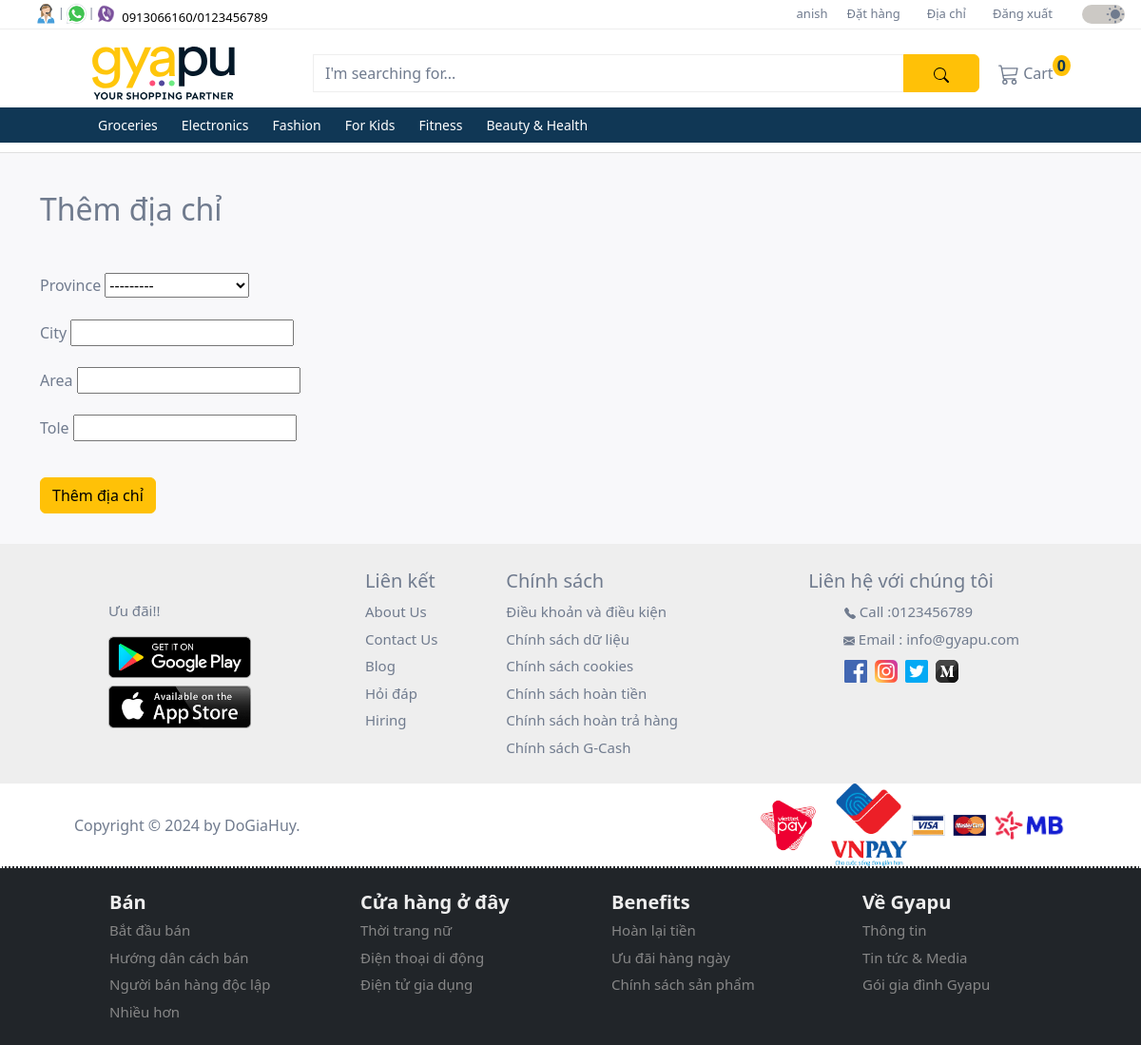
/address/add/ (signed in), run on the app's committed database.
### user/models.py (models this page shows, shortened)
class CustomUser(AbstractUser):
  id = models.UUIDField(
    primary_key = True,
    default = uuid.uuid4,
    editable = False
  )
  full_name = models.CharField(max_length=50, default='Default Name')
  mobile = models.CharField(max_length=10, blank=False, null=False)

class Address(models.Model):
  PROVINCE_CHOICES = (
    ('An Giang', 'An Giang'),
    ('Bà Rịa - Vũng Tàu', 'Bà Rịa - Vũng Tàu'),
    ('Bắc Giang', 'Bắc Giang'),
    ('Bắc Kạn', 'Bắc Kạn'),
    ('Bạc Liêu', 'Bạc Liêu'),
    ('Bắc Ninh', 'Bắc Ninh'),
    ('Bến Tre', 'Bến Tre'),
    ('Bình Định', 'Bình Định'),
    ('Bình Dương', 'Bình Dương'),
    ('Bình Phước', 'Bình Phước'),
    ('Bình Thuận', 'Bình Thuận'),
    ('Cà Mau', 'Cà Mau'),
    ('Cần Thơ', 'Cần Thơ'),
    ('Cao Bằng', 'Cao Bằng'),
    ('Đà Nẵng', 'Đà Nẵng'),
    ('Đắk Lắk', 'Đắk Lắk'),
    ('Đắk Nông', 'Đắk Nông'),
    ('Điện Biên', 'Điện Biên'),
    ('Đồng Nai', 'Đồng Nai'),
    ('Đồng Tháp', 'Đồng Tháp'),
    ('Gia Lai', 'Gia Lai'),
    ('Hà Giang', 'Hà Giang'),
    ('Hà Nam', 'Hà Nam'),
    ('Hà Nội', 'Hà Nội'),
    ('Hà Tĩnh', 'Hà Tĩnh'),
    ('Hải Dương', 'Hải Dương'),
    ('Hải Phòng', 'Hải Phòng'),
    ('Hậu Giang', 'Hậu Giang'),
    ('Hòa Bình', 'Hòa Bình'),
    ('Hưng Yên', 'Hưng Yên'),
    ('Khánh Hòa', 'Khánh Hòa'),
    ('Kiên Giang', 'Kiên Giang'),
    ('Kon Tum', 'Kon Tum'),
    ('Lai Châu', 'Lai Châu'),
    ('Lâm Đồng', 'Lâm Đồng'),
    ('Lạng Sơn', 'Lạng Sơn'),
    ('Lào Cai', 'Lào Cai'),
    ('Long An', 'Long An'),
    ('Nam Định', 'Nam Định'),
    ('Nghệ An', 'Nghệ An'),
    ('Ninh Bình', 'Ninh Bình'),
    ('Ninh Thuận', 'Ninh Thuận'),
    ('Phú Thọ', 'Phú Thọ'),
    ('Phú Yên', 'Phú Yên'),
    ('Quảng Bình', 'Quảng Bình'),
    ('Quảng Nam', 'Quảng Nam'),
    ('Quảng Ngãi', 'Quảng Ngãi'),
    ('Quảng Ninh', 'Quảng Ninh'),
    ('Quảng Trị', 'Quảng Trị'),
    ('Sóc Trăng', 'Sóc Trăng'),
    ('Sơn La', 'Sơn La'),
    ('Tây Ninh', 'Tây Ninh'),
    ('Thái Bình', 'Thái Bình'),
    ('Thái Nguyên', 'Thái Nguyên'),
    ('Thanh Hóa', 'Thanh Hóa'),
    ('Thừa Thiên Huế', 'Thừa Thiên Huế'),
    ('Tiền Giang', 'Tiền Giang'),
    ('TP. Hồ Chí Minh', 'TP. Hồ Chí Minh'),
    ('Trà Vinh', 'Trà Vinh'),
    ('Tuyên Quang', 'Tuyên Quang'),
    ('Vĩnh Long', 'Vĩnh Long'),
    ('Vĩnh Phúc', 'Vĩnh Phúc'),
    ('Yên Bái', 'Yên Bái'),
)
  id = models.UUIDField(
    primary_key = True,
    default = uuid.uuid4,
    editable = False
  )
  user = models.ForeignKey(settings.AUTH_USER_MODEL, on_delete=models.CASCADE, limit_choices_to={'groups__name': 'customer'})
  province = models.CharField(max_length=100, choices=PROVINCE_CHOICES)
  city = models.CharField(max_length=100)
  area = models.CharField(max_length=100)
  tole = models.IntegerField(validators=[MinValueValidator(0)])

### products/models.py (models this page shows, shortened)
class Category(models.Model):
  id = models.UUIDField(
    primary_key = True,
    default = uuid.uuid4,
    editable = False
  )
  name = models.CharField(max_length=255)
  description = models.TextField(blank=True)
  parent = models.ForeignKey('self', on_delete=models.CASCADE, null=True, blank=True, related_name='children')
  class Meta:
    verbose_name_plural = 'Categories'

### user/views.py (the view, shortened to what this page needs)
# urls.py: path('address/add/', AddressAddView.as_view(), name='address_add'),
class AddressAddView(LoginRequiredMixin, CustomerGroupRequiredMixin, CreateView):
  model = Address
  form_class = AddressAddForm
  template_name = 'address/add.html'
  success_url = reverse_lazy('address_list')

### user/forms.py
class AddressAddForm(BaseAddressForm):
  pass

### products/context_processors.py (called while the page is built)
def categories(request):
  categories = Category.objects.filter(parent__isnull=True)
  return {'categories': categories}

### user/context_processors.py (called while the page is built)
def user_group(request):
  user_belong_to_store = request.user.groups.filter(name='store').exists()
  return {'user_belong_to_store': user_belong_to_store}

### user/views.py (called while the page is built)
  def test_func(self):
    return self.request.user.groups.filter(name='customer').exists()

### user/templates/address/add.html (shortened to what this page needs)
{% extends "_base.html" %}
{% block content%}
<h2 class="mb-5">Thêm địa chỉ</h2>
<div class="mb-3">
  <form method="post">
    {% for field in form %}
    <div class="mb-3">
      <label for="{{ field.id_for_label }}" class="form-label">{{ field.label }}</label>
      {{ field }}
    </div>
    {% endfor %}
    <button type="submit" class="btn btn-warning mt-3">Thêm địa chỉ</button>
  </form>
</div>
{% endblock content %}

### user/templates/homepage/upper_navbar.html (shortened to what this page needs)
{% load static %}
<nav class="navbar navbar-expand-lg first-nav">
  <div class="container-fluid d-flex">
    <div class="contact-icons ms-4 d-none d-lg-block">
      <div class="d-flex">
        <div class="d-flex">
          <div class="tooltip px-0">
            <img src="{% static "images/icons/contact.svg" %}" alt="phone">
          </div>
          <span class="pt-1">|</span>
        </div>
        <div class="d-flex">
          <div class="tooltip px-0">
            <img src="{% static "images/icons/whatsapp.png" %}" alt="whatsapp">
          </div>
          <span class="pt-1">|</span>
        </div>
        <div>
          <div class="tooltip px-0">
            <img src="{% static "images/icons/viber.png" %}" alt="viber">
          </div>
        </div>
        <div class="mt-1">
          <a class="phone-number ps-1" href="#">
            0913066160/0123456789
          </a>
        </div>
      </div>
    </div>
    <div class="menu flex-grow-1">
      <div class="collapse navbar-collapse justify-content-end" id="collapsibleNavbar">
        <ul class="navbar-nav">
          {% if user.is_authenticated %}
            <li class="nav-item">
              <a href="{% url 'profile_detail' %}">{{ user.username }}</a>
            </li>
            <li class="nav-item">
              <a href="{% url 'order_list' %}">Đặt hàng</a>
            </li>
            <li class="nav-item">
              {% if user_belong_to_store %}
                <a class="nav-link py-0" href="{% url 'product_add' %}">Thêm sản phẩm</a>
              {% else %}
                <a class="nav-link py-0" href="{% url 'address_list' %}">Địa chỉ</a>
              {% endif %}
            </li>
            <li class="nav-item">
              <a href="{% url 'account_logout' %}">Đăng xuất</a>
            </li>
          {% else %}
            <li class="nav-item">
              <a class="nav-link py-0" href="{% url 'store_login' %}">Bán sản phẩm của bạn</a>
            </li>
          {% endif %}
        </ul>
      </div>
    </div>
    <div class="accessibilities">
      <div class="d-flex justify-content-end">
        <div class="switch">
          <div class="form-check form-switch ms-3">
            <input class="form-check-input" type="checkbox" id="toggleswitch" value="yes" checked>
          </div>
        </div>
      </div>
    </div>
  </div>
</nav>

### user/templates/homepage/lower_navbar.html (shortened to what this page needs)
{% load static %}
<nav class="navbar navbar-expand-xl d-flex flex-column second-nav" id="secondNav">
  <div class="container">
    <div class="d-flex flex-row container-fluid gyapu-head">
      <a class="navbar-brand" href="
        {% if not user_belong_to_store %}
          {% url 'home' %}
        {% else %}
          {% url 'store_dashboard' %}
        {% endif %}
      ">
        <img class="img-fluid" id="gyapu-head" src="{% static "images/gyapu-header-lightmode.svg" %}" alt="gyapu brand logo">
      </a>
      <form class="input-group mt-3 mb-3" method="get" action="{% url 'search_results' %}">
        <input type="text" class="form-control" placeholder="I'm searching for..." name="query">
        <button class="btn btn-warning" type="submit">
        </button>
      </form>
    </div>
    <div class="collapse navbar-collapse" id="mynavbar">
      <ul class="navbar-nav me-auto">
        {% if not user_belong_to_store %}
        <li class="nav-item">
          <div class="tooltip">
            <a class="nav-link" href="{% url 'cart_detail' %}">
              Cart
              <sup class="bg-warning cart-number">0</sup>
            </a>
          </div>
        </li>
        {% endif %}
      </ul>
    </div>
  </div>
  <div class="dropdown-nav">
    <div class="container">
      <div class="collapse navbar-collapse" id="mynavbar">
        <ul class="navbar-nav">
          {% for category in categories %}
            <li class="nav-item dropdown">
              <a class="nav-link dropbtn" href="{% url 'product_by_category' category.name %}">{{ category.name }}</a>
            </li>
          {% endfor %}
        </ul>
      </div>
    </div>
  </div>
</nav>

### user/static/css/style.css (style rules this page uses)
* { margin: 0; padding: 0; scroll-behavior: smooth; }
:root { --backgroundColor: #ffffff; --featureListBgColor: #F8F8FA; --cardBgColor: #ffffff; --contactsBgColor: #EEEEEE; --toggleswitchBgColor: #CCC9C5; --textColor: #707B8E; --priceColor: #103755; --buttomnavColor: #103755; --border: #eeeeee; --controlColor: #606775; --phoneColor: #000000; --navAnchorHover: #000000; --inputBorderSelection: #eeeeee; --topicColorHover: #000000; --gyapuHeader: #031828; --cardHoverBoxShadow: 0 2px 4px 0 rgba(158, 155, 155, 0.19), 0 4px 10px 0 rgba(158, 155, 155, 0.19); }
body { color: var(--textColor); background-color: var(--backgroundColor); }
.first-nav { height: 30px; z-index: 3; background-color: var(--backgroundColor); }
.first-nav a { text-decoration: none; color: var(--textColor); }
.first-nav .contact-icons img { width: 25px; height: 25px; }
.first-nav .contact-icons span { font-size: 12px; color: var(--textColor); }
.phone-number { font-size: 13px; color: var(--phoneColor) !important; }
#collapsibleNavbar { font-size: 13px; }
#collapsibleNavbar ul li { padding: 0 10px; }
#collapsibleNavbar a { color: var(--textColor); }
.switch { margin-top: -5px; margin-left: 15px; }
.switch .form-check-input { font-size: 20px; width: 45px; background-color: var(--toggleswitchBgColor); border: none; cursor: pointer; }
.switch .form-switch .form-check-input { background-image: url("/static/images/moon.svg"); }
.switch .form-switch .form-check-input:checked { background-image: url("/static/images/sun.svg"); }
.second-nav { width: 100%; margin: 0; padding-top: 10px; padding-bottom: 0; background-color: var(--backgroundColor); z-index: 2; border-top: 1px solid var(--border); }
.second-nav .container .container-fluid { width: 1000px; }
.second-nav .container .container-fluid a { margin: auto; }
.second-nav img { width: 150px !important; min-width: 100px; }
.second-nav form { max-width: 700px !important; height: 40px; margin-left: 40px; }
.second-nav form input { background: transparent; border: 1px solid var(--border); }
.second-nav form input::placeholder { color: var(--textColor); }
.form-control { color: var(--textColor) !important; }
.second-nav form button { width: 80px; }
#mynavbar a { color: var(--textColor); }
.cart-number { font-size: 16px; font-weight: 600; color: #103755; border-radius: 50%; padding: 0 5px; margin-left: -5px; }
.tooltip { position: relative; font-size: 16px; display: inline-block; opacity: 1; }
.dropdown-nav { width: 100%; background-color: #103755; z-index: 2; }
.dropdown-nav .container { padding-left: 65px; }
.dropbtn { color: #ffffff !important; font-size: 14px; margin-right: 9px; }
.dropdown, .dropleft, .sub-dropleft { position: relative; display: inline-block; }
@media only screen and (max-width: 1200px) { .second-nav { padding-bottom: 10px; border-bottom: 1px solid #e0e0e0; } }

### data on the page
CustomUser: username "anish"
Category: name "Groceries"
Category: name "Electronics"
Category: name "Fashion"
Category: name "For Kids"
Category: name "Fitness"
Category: name "Beauty & Health"

### other printed values
{{ field.label }} "Province" "City" "Area" "Tole"
